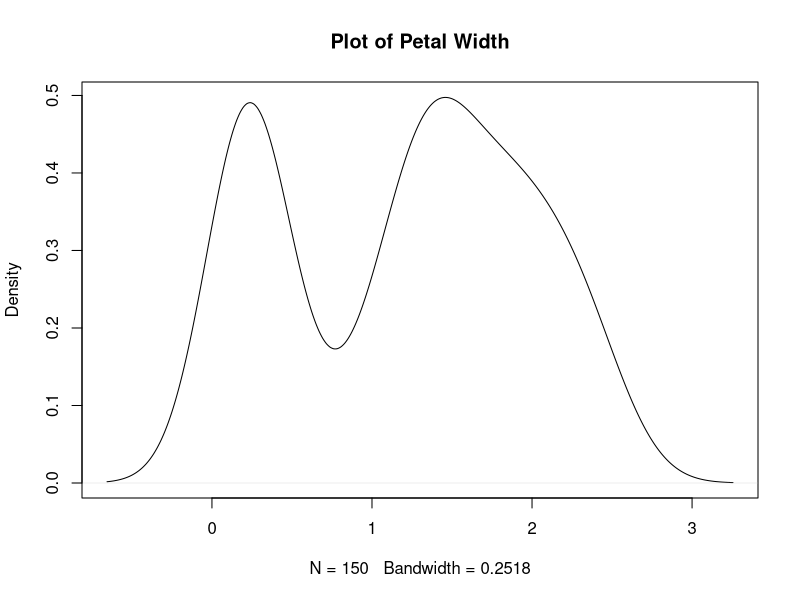

Write R code to recreate this figure.
## ---- chunk 1
y <- density(iris$Petal.Width)
## ---- chunk 2
class(y)
typeof(y)
str(y)
## ---- chunk 3
#| echo: false
plot(y, main = "Plot of Petal Width")
